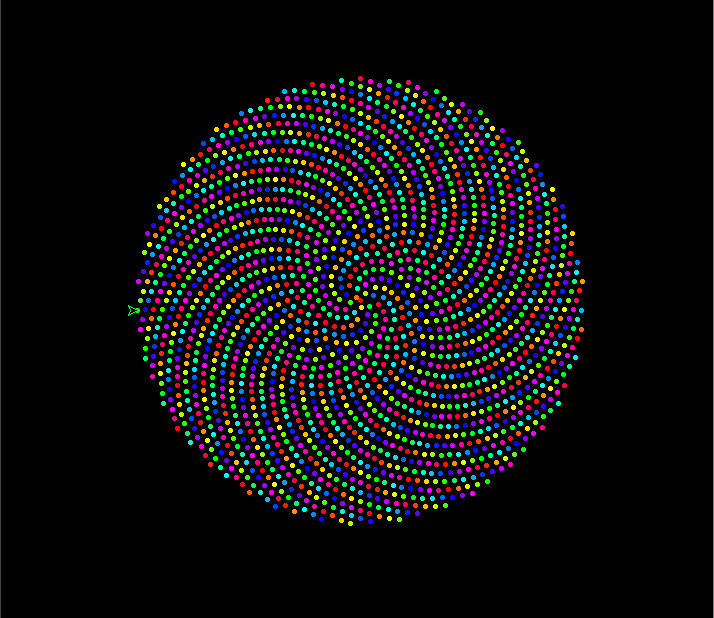

Source code (Python):
import turtle
import math
import colorsys

# bigger number will be bigger circle
loop_number = 2000

screen = turtle.Screen()
screen.bgcolor("black")
screen.colormode(255)

feride = turtle.Turtle()
feride.penup()
feride.speed(20)
feride.pensize(0.5)

for n in range(loop_number):
    # angle
    a = n * 137.5
    a_radian = math.radians(a)
    # radius of dot
    r = 5 * math.sqrt(n)
    # X coordinate
    xcoor = r * math.cos(a_radian)
    # Y coordinate
    ycoor = r * math.sin(a_radian)
    # pen color -- converts hsv to rgb
    feride.pencolor(tuple(round(i*255) for i in colorsys.hsv_to_rgb((2*a % 256)/255, 1, 1)))
    feride.setpos(xcoor, ycoor)
    feride.dot()
      
turtle.done() 
